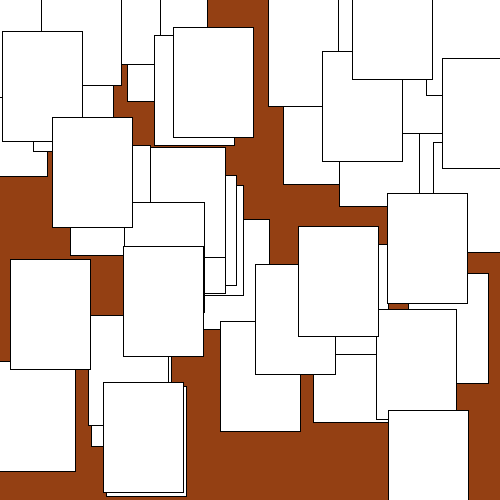
Frame 1 (no input)
Frame 60 (the mouse pressed at the canvas centre just before this capture): identical to frame 1, image omitted
Frame 120 (the mouse held since frame 60 and released just before this capture): identical to frame 1, image omitted

The Processing sketch that drew this single still picture (run headless with seeded random() and noise(); from frame 60 on, the mouse is pressed at the canvas centre):

// Processing sketch: processing_70988
// ── processing_70988.pde

/*****************************************
 * Assignment 02
 * Name:         Henry Bradford
 * E-mail:       hbradfor@haverford.edu
 * Course:       CS 110 - Section 01
 * Submitted:    9/18/12
 * 
 * A program in which papers appear on a desk
 * and may be graded with an A or an F depending
 * on their position. Pressing any key collects
 * new papers.
***********************************************/
//variable
int numberOfPapers = 1;

//general qualities
void setup ()
{
  size(500,500);
  fill(255);
  stroke(0);
  strokeWeight(1);
  background(148,64,19);
  rectMode(CENTER);
  drawBackground();
  smooth();
}

//empty void draw
void draw()
{  
}

//grading
 void mouseClicked() 
 {
   if (mouseX < 250) {                         //bad papers
     noStroke();
     fill(255,0,0);
     rect(mouseX, mouseY, 5,25);
     rect(mouseX+5, mouseY-10, 10,5);
     rect(mouseX+5, mouseY-2.5, 10,5);
     fill(255);
     stroke(0);
   }else{                                      //good papers
     noStroke();
     fill(0,255,0);
     triangle(mouseX-10,mouseY+12.5, mouseX+10,mouseY+12.5, mouseX,mouseY-12.5);
     fill(255);
     triangle(mouseX-2,mouseY+6.25, mouseX+2,mouseY+6.25, mouseX,mouseY-4);
     rect(mouseX,mouseY+11, 8,4);
     fill(255);
     stroke(0);
     }
   }
   
//collect new papers   
void keyPressed()
{
  background(148,64,19); //generate desk
  numberOfPapers = 1;
    
    while ( numberOfPapers < 50 ) //generate papers
    {
      rect(random(0,500),random(0,500), 80, 110);
      numberOfPapers = numberOfPapers + 1;
    }
}
  
void drawBackground() 
{
    while ( numberOfPapers < 50 )
    {
    rect(random(0,500),random(0,500), 80, 110);
    numberOfPapers = numberOfPapers + 1;
  }
}
